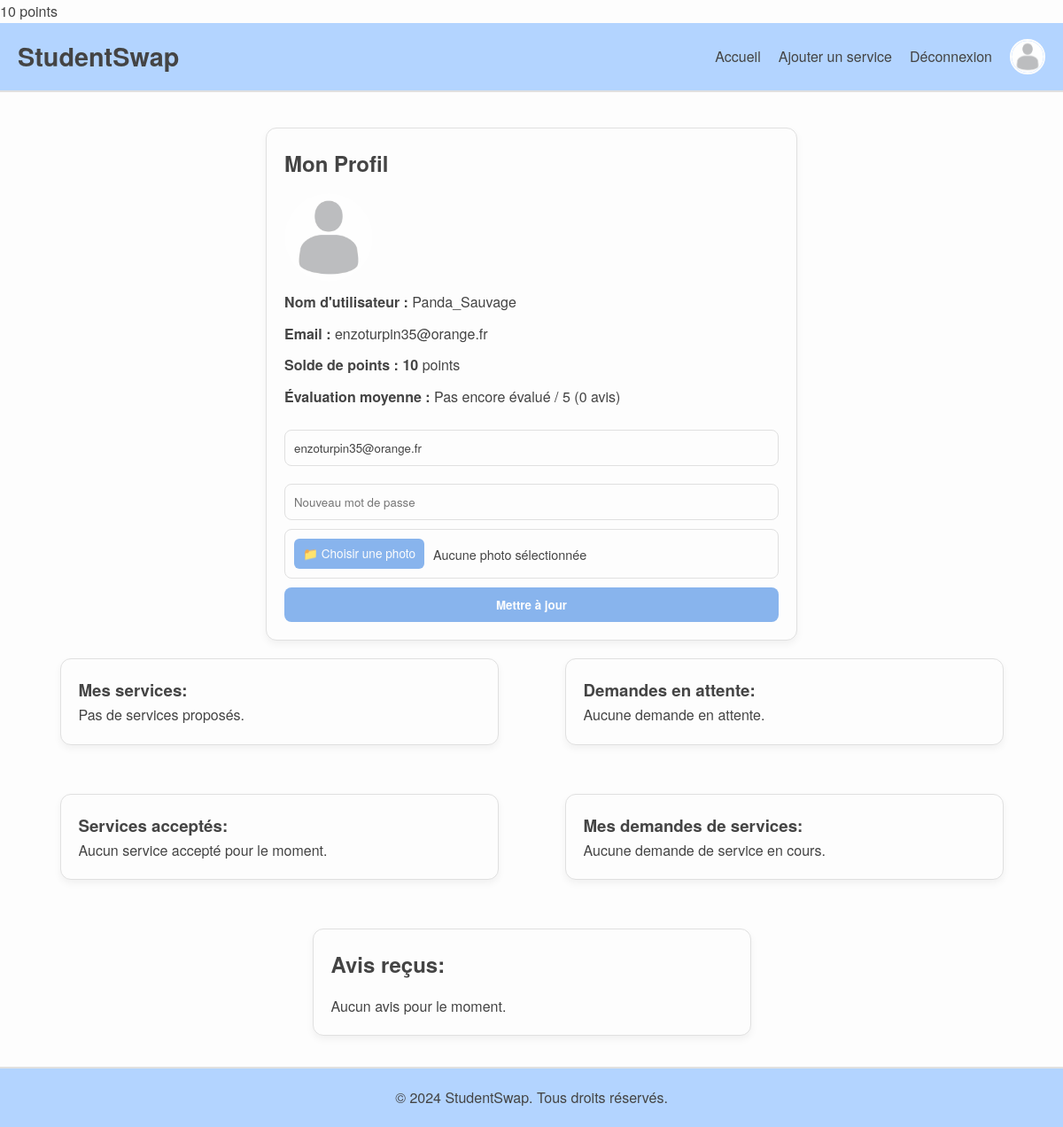
The app's page /views/profile.php?id=1 (signed in) with its own data.
### tables this page shows
CREATE TABLE `users` (
  `id` int(11) NOT NULL,
  `username` varchar(50) DEFAULT NULL,
  `email` varchar(100) DEFAULT NULL,
  `password` varchar(255) DEFAULT NULL,
  `points` int(11) DEFAULT 10,
  `created_at` timestamp NOT NULL DEFAULT current_timestamp(),
  `profile_picture` varchar(255) DEFAULT 'default-picture.png',
  `is_admin` tinyint(1) DEFAULT 0
);

### views/profile.php (the view, shortened to what this page needs)
<?php
include '../config/db.php';
$user_id = $_SESSION['user_id'];
$profile_user_id = $_GET['id'] ?? $user_id;
try {
    $sql = "SELECT * FROM users WHERE id = ?";
    $stmt = $conn->prepare($sql);
    $stmt->execute([$profile_user_id]);
    $user = $stmt->fetch();
    if (isset($user['is_admin']) && $user['is_admin'] == 1) {
    } else {
        echo htmlspecialchars($user['points']) . ' points';
    }
    $sql = "SELECT * FROM services WHERE user_id = ? AND status = 'available' ORDER BY created_at DESC";
    $stmt = $conn->prepare($sql);
    $stmt->execute([$user_id]);
    $services = $stmt->fetchAll();
    $sql = "SELECT sr.*, s.title, u.username AS requester
            FROM service_requests sr
            JOIN services s ON sr.service_id = s.id
            JOIN users u ON sr.requester_id = u.id
            WHERE sr.status = 'requested' AND s.user_id = ?";
    $stmt = $conn->prepare($sql);
    $stmt->execute([$user_id]);
    $requested_services = $stmt->fetchAll();
    $sql = "SELECT AVG(reviews.rating) AS average_rating, COUNT(reviews.id) AS total_reviews
            FROM reviews
            JOIN services ON reviews.service_id = services.id
            WHERE services.user_id = ?";
    $stmt = $conn->prepare($sql);
    $stmt->execute([$profile_user_id]);
    $review_data = $stmt->fetch();
    $average_rating = $review_data['average_rating'] ? round($review_data['average_rating'], 1) : 'Pas encore évalué';
    $total_reviews = $review_data['total_reviews'] ?? 0;
    $sql = "SELECT reviews.*, users.username AS reviewer_name
            FROM reviews
            JOIN users ON reviews.user_id = users.id
            JOIN services ON reviews.service_id = services.id
            WHERE services.user_id = ?
            ORDER BY reviews.created_at DESC
            LIMIT 3";
    $stmt = $conn->prepare($sql);
    $stmt->execute([$profile_user_id]);
    $reviews = $stmt->fetchAll();
    $sql = "SELECT sr.*, s.title, s.points_cost, u.username AS requester
            FROM service_requests sr
            JOIN services s ON sr.service_id = s.id
            JOIN users u ON sr.requester_id = u.id
            WHERE sr.status = 'accepted' AND s.user_id = ?
            ORDER BY sr.accepted_at DESC";
    $stmt = $conn->prepare($sql);
    $stmt->execute([$user_id]);
    $accepted_services = $stmt->fetchAll();
    $sql = "SELECT sr.*, s.title, s.points_cost, s.user_id AS provider_id
        FROM service_requests sr
        JOIN services s ON sr.service_id = s.id
        WHERE sr.requester_id = ? AND sr.status = 'requested'";
    $stmt = $conn->prepare($sql);
    $stmt->execute([$user_id]);
    $requested_by_user_services = $stmt->fetchAll();
} catch (PDOException $e) {
    $message = "Erreur : " . $e->getMessage();
}
?>
<!DOCTYPE html>
<html lang="fr">
<head>
    <link rel="stylesheet" href="../assets/css/style.css">
</head>
<body>
    <div class="wrapper">
        <?php include '../includes/header.php'; ?>
        <main class="main-content">
            <section class="profile-info">
                <h2>Mon Profil</h2>
                <img src="../uploads/profile_pictures/<?= htmlspecialchars($profile_picture) ?>" alt="Photo de profil"
                    class="profile-picture" onerror="this.onerror=null; this.src='../assets/img/default-picture.png';">
                <p><strong>Nom d'utilisateur :</strong> <?= htmlspecialchars($user['username']) ?></p>
                <p><strong>Email :</strong> <?= htmlspecialchars($user['email']) ?></p>
                <p><strong>Solde de points :</strong>
                    <?php if (isset($user['is_admin']) && $user['is_admin'] == 1): ?>
                    <img src="../assets/svg/infinite.svg" alt="Points illimités" class="infinite-icon">
                    <?php else: ?>
                    <strong><?= htmlspecialchars($user['points']) ?></strong> points
                    <?php endif; ?>
                </p>
                <p><strong>Évaluation moyenne :</strong> <?= $average_rating ?> / 5 (<?= $total_reviews ?> avis)</p>
                <?php if ($profile_user_id == $user_id): ?>
                <form method="POST" enctype="multipart/form-data">
                    <input type="email" name="email" value="<?= htmlspecialchars($user['email']) ?>"
                        placeholder="Email">
                    <input type="password" name="password" placeholder="Nouveau mot de passe">
                    <div class="custom-file-input">
                        <label for="profile_picture" class="file-label">📁 Choisir une photo</label>
                        <span class="file-name">Aucune photo sélectionnée</span>
                    </div>
                    <button type="submit" class="button">Mettre à jour</button>
                </form>
                <?php endif; ?>
            </section>
            <div class="windows-container">
                <div class="window">
                    <h3>Mes services:</h3>
                    <div class="window-content">
                        <?php if (count($services) > 0): ?>
                        <?php foreach ($services as $service): ?>
                        <div class="service-card">
                            <h4><?= htmlspecialchars($service['title']) ?></h4>
                            <p><?= htmlspecialchars($service['description']) ?></p>
                            <form method="POST" action="../controllers/delete_service.php">
                                <input type="hidden" name="service_id" value="<?= htmlspecialchars($service['id']) ?>">
                                <button type="submit" class="button-delete">&nbsp;&nbsp; 🗑️ &nbsp;&nbsp;</button>
                            </form>
                        </div>
                        <?php endforeach; ?>
                        <?php else: ?>
                        <p>Pas de services proposés.</p>
                        <?php endif; ?>
                    </div>
                </div>
                <div class="window">
                    <h3>Demandes en attente:</h3>
                    <div class="window-content">
                        <?php if (count($requested_services) > 0): ?>
                        <?php foreach ($requested_services as $service): ?>
                        <div class="request-card">
                            <h4><?= htmlspecialchars($service['title']) ?></h4>
                            <p>Demandé par : <?= htmlspecialchars($service['requester']) ?></p>
                            <form method="POST" action="../controllers/handle_request.php">
                                <input type="hidden" name="service_id" value="<?= $service['service_id'] ?>">
                                <button type="submit" name="action" value="accept"
                                    class="button-accept">Accepter</button>
                                <button type="submit" name="action" value="reject"
                                    class="button-reject">Refuser</button>
                            </form>
                        </div>
                        <?php endforeach; ?>
                        <?php else: ?>
                        <p>Aucune demande en attente.</p>
                        <?php endif; ?>
                    </div>
                </div>
                <div class="window">
                    <h3>Services acceptés:</h3>
                    <div class="window-content">
                        <?php if (count($accepted_services) > 0): ?>
                        <?php foreach ($accepted_services as $service): ?>
                        <div class="accepted-service-card">
                            <h4><?= htmlspecialchars($service['title']) ?></h4>
                            <p><strong>Demandé par :</strong> <?= htmlspecialchars($service['requester']) ?></p>
                            <p class="points"><strong>Coût :</strong>
                                <?php if ($service['points_cost'] == 0): ?>
                                <span class="free-service">GRATUIT</span>
                                <?php else: ?>
                                <?= htmlspecialchars($service['points_cost']) ?> points
                                <?php endif; ?>
                            </p>
                            <p class="date"><strong>Date d'acceptation :</strong> Le
                                <?= htmlspecialchars($service['formatted_date']) ?></p>
                        </div>
                        <?php endforeach; ?>
                        <?php else: ?>
                        <p>Aucun service accepté pour le moment.</p>
                        <?php endif; ?>
                    </div>
                </div>
                <div class="window">
                    <h3>Mes demandes de services:</h3>
                    <div class="window-content">
                        <?php if (count($requested_by_user_services) > 0): ?>
                        <?php foreach ($requested_by_user_services as $service): ?>
                        <div class="request-card">
                            <h4><?= htmlspecialchars($service['title']) ?></h4>
                            <p><strong>Coût :</strong> <?= htmlspecialchars($service['points_cost']) ?> points</p>
                            <form method="POST" action="../controllers/cancel_request.php">
                                <input type="hidden" name="service_id"
                                    value="<?= htmlspecialchars($service['service_id']) ?>">
                                <input type="hidden" name="request_id" value="<?= htmlspecialchars($service['id']) ?>">
                                <button type="submit" class="button-delete">❌ Annuler la demande</button>
                            </form>
                        </div>
                        <?php endforeach; ?>
                        <?php else: ?>
                        <p>Aucune demande de service en cours.</p>
                        <?php endif; ?>
                    </div>
                </div>
                <div class="window">
                    <div class="reviews-container">
                        <h2>Avis reçus:</h2>
                        <div class="window-content">
                            <section class="user-reviews">
                                <?php if (!empty($reviews)): ?>
                                <div class="review-list">
                                    <?php foreach ($reviews as $review): ?>
                                    <div class="review-card">
                                        <h4>Évalué par : <?= htmlspecialchars($review['reviewer_name']) ?></h4>
                                        <p>Note : <?= str_repeat('⭐', $review['rating']) ?></p>
                                        <p>Commentaire : <?= htmlspecialchars($review['comment']) ?></p>
                                        <small>Posté le : <?= htmlspecialchars($review['created_at']) ?></small>
                                    </div>
                                    <?php endforeach; ?>
                                </div>
                                <button id="load-more-btn" class="button"
                                    data-user-id="<?= htmlspecialchars($profile_user_id) ?>">Afficher plus
                                    d'avis</button>
                                <?php else: ?>
                                <p>Aucun avis pour le moment.</p>
                                <?php endif; ?>
                            </section>
                        </div>
                    </div>
                </div>
            </div>
        </main>
        <?php include '../includes/footer.php'; ?>
    </div>
</body>
</html>

### includes/header.php (shortened to what this page needs)
<?php
$user_id = $_SESSION['user_id'] ?? null;
$profile_picture = 'default-picture.png';
$logged_in_user = null;
try {
    if (!empty($user_id)) {
        include '../config/db.php';
        $sql = "SELECT id, username, email, points, profile_picture FROM users WHERE id = ?";
        $stmt = $conn->prepare($sql);
        $stmt->execute([$user_id]);
        $logged_in_user = $stmt->fetch(PDO::FETCH_ASSOC);
        if ($logged_in_user && !empty($logged_in_user['profile_picture'])) {
            $profile_path = "../uploads/profile_pictures/" . $logged_in_user['profile_picture'];
            $profile_picture = file_exists($profile_path) ? $logged_in_user['profile_picture'] : 'default-picture.png';
        }
    }
} catch (PDOException $e) {
    error_log("Erreur dans le header : " . $e->getMessage());
}
?>
<header>
    <a href="../views/index.php" class="site-title">StudentSwap</a>
    <nav class="navbar">
        <a href="../views/index.php">Accueil</a>
        <?php if (!empty($user_id) && $logged_in_user): ?>
        <a href="../controllers/add_service.php">Ajouter un service</a>
        <a href="../public/logout.php">Déconnexion</a>
        <a href="../views/profile.php?id=<?= htmlspecialchars($user_id) ?>" class="profile-icon">
            <img src="../uploads/profile_pictures/<?= htmlspecialchars($profile_picture) ?>" alt="Photo de profil"
                onerror="this.onerror=null; this.src='../assets/img/default-picture.png';">
        </a>
        <?php else: ?>
        <a href="../views/login.php">Connexion</a>
        <?php endif; ?>
    </nav>
</header>

### records on screen
users: profile_picture (placeholder picture), username "Panda_Sauvage", email "enzoturpin35@orange.fr", points "10"

### other values on screen
$average_rating "Pas encore évalué"
$total_reviews "0"
